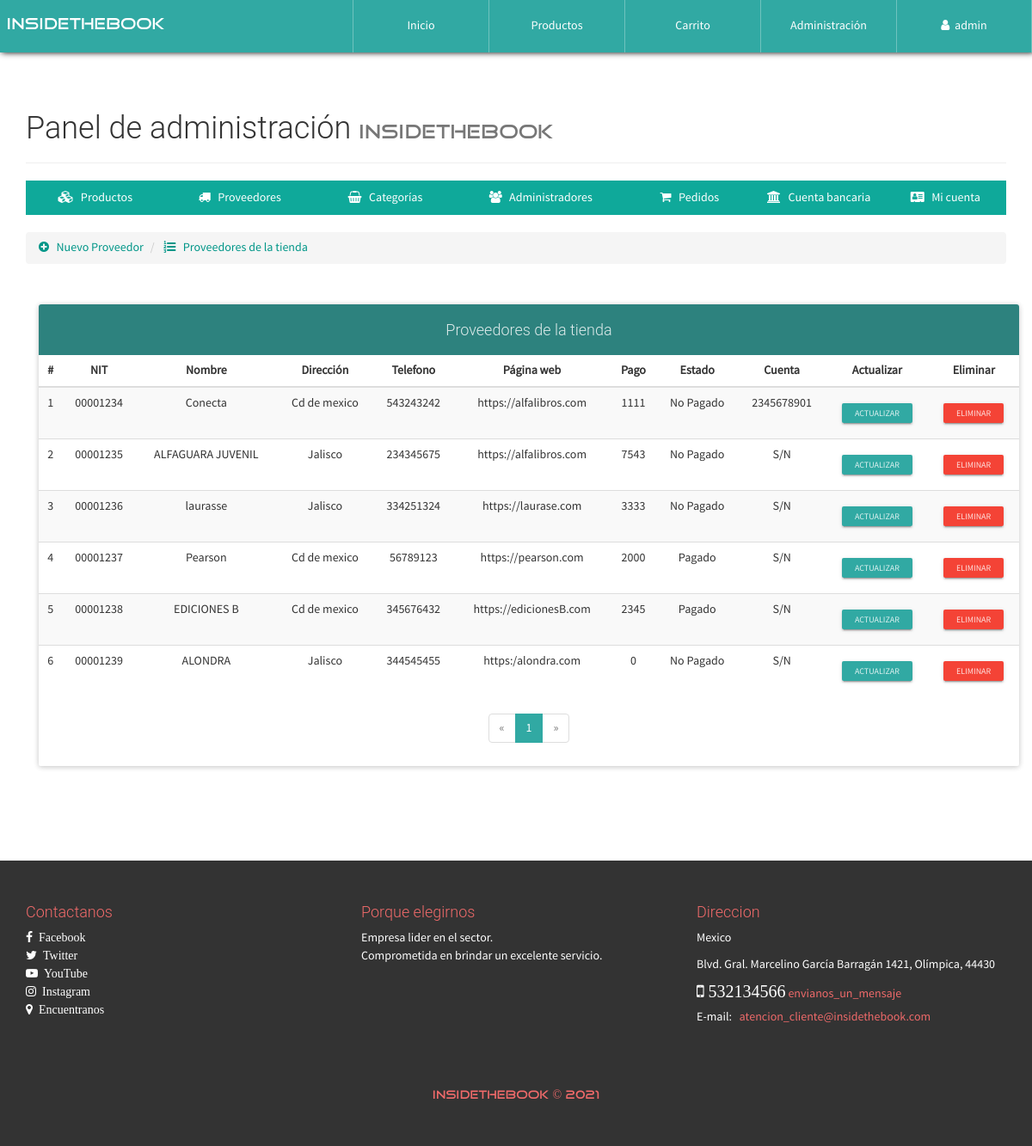
The app's page /configAdmin.php?view=providerlist (signed in) with its own data.
### tables this page shows
CREATE TABLE `proveedor` (
  `NITProveedor` varchar(30) NOT NULL,
  `NombreProveedor` varchar(30) NOT NULL,
  `Direccion` varchar(200) NOT NULL,
  `Telefono` varchar(20) NOT NULL,
  `PaginaWeb` varchar(30) NOT NULL,
  `Pago` varchar(30) NOT NULL,
  `Estado` varchar(30) NOT NULL,
  `Cuenta` varchar(30) NOT NULL
);

### admin/providerlist-view.php (the view, shortened to what this page needs)
<ul class="breadcrumb" style="margin-bottom: 5px;">
    <li>
        <a href="configAdmin.php?view=provider">
            <i class="fa fa-plus-circle" aria-hidden="true"></i> &nbsp; Nuevo Proveedor
        </a>
    </li>
    <li>
        <a href="configAdmin.php?view=providerlist"><i class="fa fa-list-ol" aria-hidden="true"></i> &nbsp; Proveedores de la tienda</a>
    </li>
</ul>
<div class="container">
	<div class="row">
		<div class="col-xs-12">
            <br><br>
            <div class="panel panel-info">
                <div class="panel-heading text-center"><h4>Proveedores de la tienda</h4></div>
              	<div class="table-responsive">
                  <table class="table table-striped table-hover">
                      	<thead>
                          	<tr>
								<th class="text-center">#</th>
                              	<th class="text-center">NIT</th>
                              	<th class="text-center">Nombre</th>
                              	<th class="text-center">Dirección</th>
                              	<th class="text-center">Telefono</th>
                              	<th class="text-center">Página web</th>
                                <th class="text-center">Pago</th>
                                <th class="text-center">Estado</th>
                                <th class="text-center">Cuenta</th>
                              	<th class="text-center">Actualizar</th>
                              	<th class="text-center">Eliminar</th>
                          	</tr>
                      	</thead>
                      	<tbody>
                          	<?php
								$mysqli = mysqli_connect(SERVER, USER, PASS, BD);
								mysqli_set_charset($mysqli, "utf8");
								$pagina = isset($_GET['pag']) ? (int)$_GET['pag'] : 1;
								$regpagina = 30;
								$inicio = ($pagina > 1) ? (($pagina * $regpagina) - $regpagina) : 0;
								$proveedores=mysqli_query($mysqli,"SELECT SQL_CALC_FOUND_ROWS * FROM proveedor LIMIT $inicio, $regpagina");
								$totalregistros = mysqli_query($mysqli,"SELECT FOUND_ROWS()");
								$totalregistros = mysqli_fetch_array($totalregistros, MYSQLI_ASSOC);
								$numeropaginas = ceil($totalregistros["FOUND_ROWS()"]/$regpagina);
								$cr=$inicio+1;
                                while($prov=mysqli_fetch_array($proveedores, MYSQLI_ASSOC)){
                            ?>
							<tr>
								<td class="text-center"><?php echo $cr; ?></td>
								<td class="text-center"><?php echo $prov['NITProveedor']; ?></td>
								<td class="text-center"><?php echo $prov['NombreProveedor']; ?></td>
								<td class="text-center"><?php echo $prov['Direccion']; ?></td>
								<td class="text-center"><?php echo $prov['Telefono']; ?></td>
								<td class="text-center"><?php echo $prov['PaginaWeb']; ?></td>
                                <td class="text-center"><?php echo $prov['Pago']; ?></td>
                                <td class="text-center"><?php echo $prov['Estado']; ?></td>
                                <td class="text-center"><?php echo $prov['Cuenta']; ?></td>
								<td class="text-center">
	                        		<a href="configAdmin.php?view=providerinfo&code=<?php echo $prov['NITProveedor']; ?>" class="btn btn-raised btn-xs btn-success">Actualizar</a>
	                        	</td>
	                        	<td class="text-center">
	                        		<form action="process/delprove.php" method="POST" class="FormCatElec" data-form="delete">
	                        			<button type="submit" class="btn btn-raised btn-xs btn-danger">Eliminar</button>
	                        		</form>
	                        	</td>
                            <?php
                            	$cr++;
                                }
                            ?>
                      	</tbody>
                  </table>
              	</div>
                <?php if($numeropaginas>=1): ?>
              	<div class="text-center">
                  <ul class="pagination">
                    <?php if($pagina == 1): ?>
                        <li class="disabled">
                            <a>
                                <span aria-hidden="true">&laquo;</span>
                            </a>
                        </li>
                    <?php endif; ?>
                    <?php
                        for($i=1; $i <= $numeropaginas; $i++ ){
                            if($pagina == $i){
                                echo '<li class="active"><a href="configAdmin.php?view=providerlist&pag='.$i.'">'.$i.'</a></li>';
                            }else{
                                echo '<li><a href="configAdmin.php?view=providerlist&pag='.$i.'">'.$i.'</a></li>';
                            }
                        }
                    ?>
                    <?php if($pagina == $numeropaginas): ?>
                        <li class="disabled">
                            <a>
                                <span aria-hidden="true">&raquo;</span>
                            </a>
                        </li>
                    <?php endif; ?>
                  </ul>
                </div>
                <?php endif; ?>
            </div>
        </div>
	</div>
</div>

### css/style.css (style rules this page uses)
body { font-family: "FontFamilySPro"; line-height: 1.5; font-size: 1.4em; width: 100%; height: 100%; margin: 0px; padding: 0px; background-position: center center; background-repeat: no-repeat; background-attachment: fixed; background-size: cover; background-color: #fff; }
#container-page-configAdmin { background-image: url(../assets/img/font-registration.JPG); }

### records on screen
proveedor: NITProveedor "00001234", NombreProveedor "Conecta", Direccion "Cd de mexico", Telefono "543243242", PaginaWeb "https://alfalibros.com", Pago "1111", Estado "No Pagado", Cuenta "2345678901"
proveedor: NITProveedor "00001235", NombreProveedor "ALFAGUARA JUVENIL", Direccion "Jalisco", Telefono "234345675", PaginaWeb "https://alfalibros.com", Pago "7543", Estado "No Pagado", Cuenta "S/N"
proveedor: NITProveedor "00001236", NombreProveedor "laurasse", Direccion "Jalisco", Telefono "334251324", PaginaWeb "https://laurase.com", Pago "3333", Estado "No Pagado", Cuenta "S/N"
proveedor: NITProveedor "00001237", NombreProveedor "Pearson", Direccion "Cd de mexico", Telefono "56789123", PaginaWeb "https://pearson.com", Pago "2000", Estado "Pagado", Cuenta "S/N"
proveedor: NITProveedor "00001238", NombreProveedor "EDICIONES B", Direccion "Cd de mexico", Telefono "345676432", PaginaWeb "https://edicionesB.com", Pago "2345", Estado "Pagado", Cuenta "S/N"
proveedor: NITProveedor "00001239", NombreProveedor "ALONDRA", Direccion "Jalisco", Telefono "344545455", PaginaWeb "https:/alondra.com", Pago "0", Estado "No Pagado", Cuenta "S/N"

### other values on screen
$_SESSION['nombreAdmin'] "admin"
